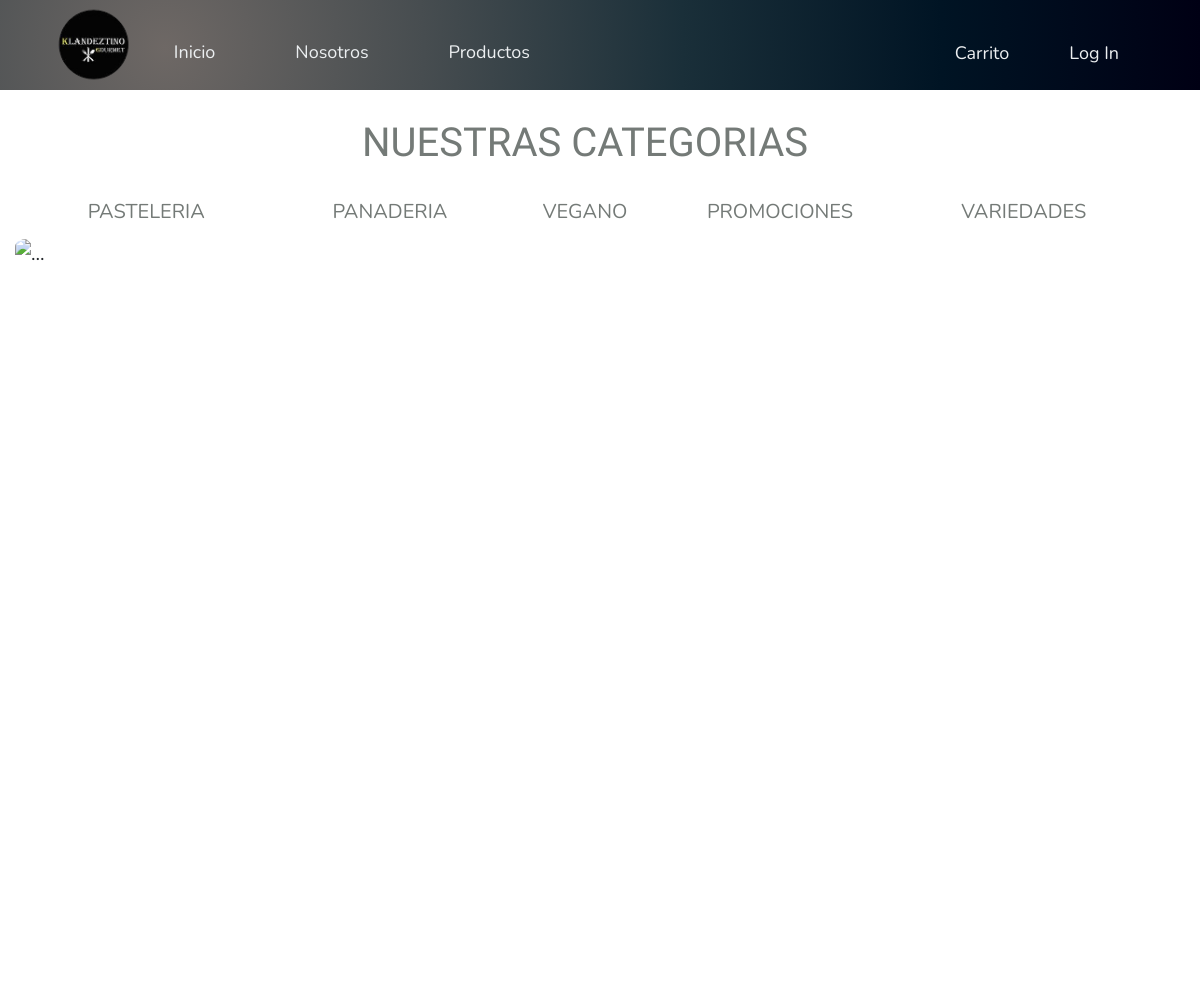
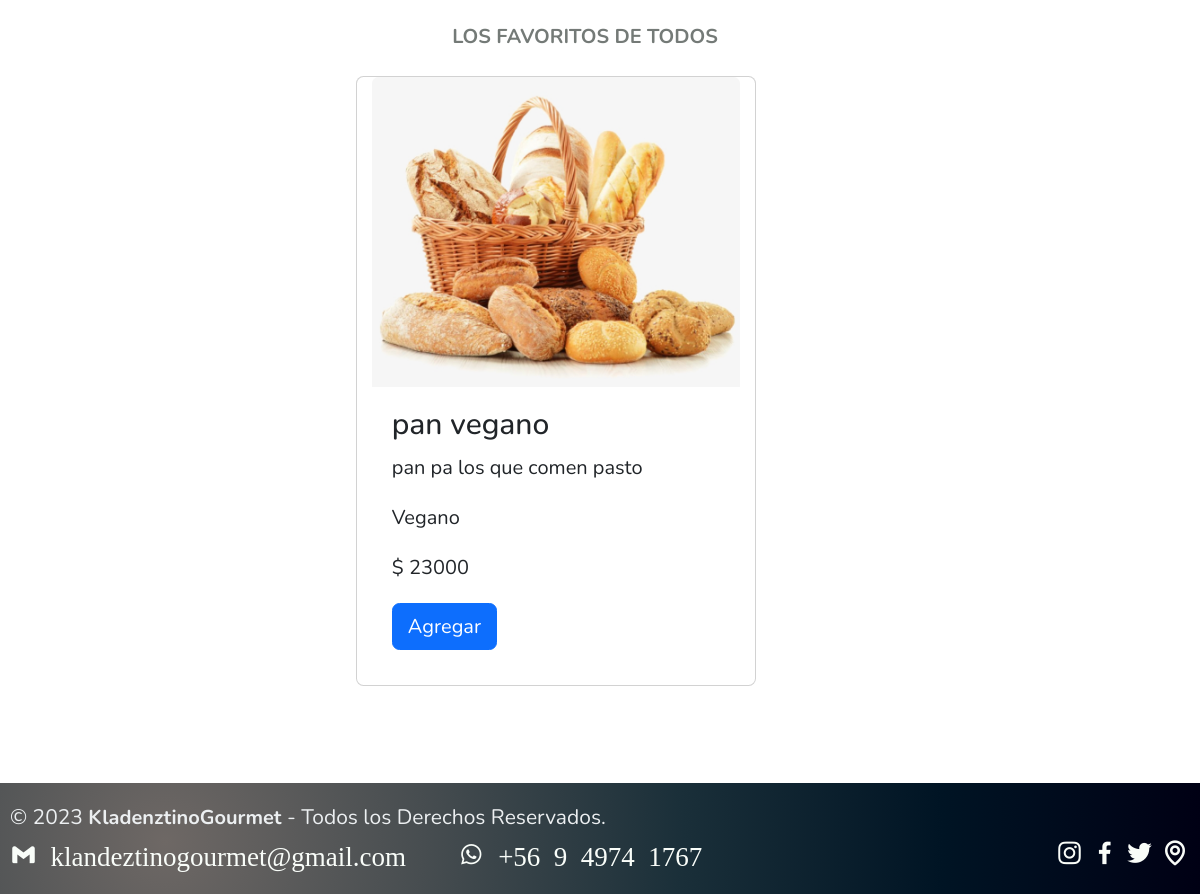
The page / on the database its author committed (2 pictures, top to bottom).
### venta/models.py (models this page shows, shortened)
class Producto(models.Model):
    id_producto             = models.AutoField(db_column='idProducto',primary_key=True)
    nombre_producto         = models.CharField(max_length=40)
    precio_producto         = models.IntegerField()
    stock_producto          = models.IntegerField()
    desc_producto           = models.CharField(max_length=60)
    imagen_producto         = models.ImageField(upload_to='imagenes', null=True)
    favorito_producto       = models.IntegerField()
    id_tipo_producto        = models.ForeignKey('Tipo_producto',on_delete=models.CASCADE,db_column='id_tipo_producto')

class Tipo_producto(models.Model):
    id_tipo_producto        = models.AutoField(db_column='idTipoProducto',primary_key=True)
    desc_tipo_producto      = models.CharField(max_length=20)
    def __str__(self):
        return str(self.desc_tipo_producto)

### venta/views.py (the view)
# urls.py: path('',views.inicio,name='index'),
def inicio(request):
    listado_producto = Producto.objects.all().order_by('precio_producto','nombre_producto')
    listado_producto=listado_producto.filter(favorito_producto=1)
    context = {"producto":listado_producto}
    return render(request,'venta/index.html',context)

### venta/context_processor.py (called while the page is built)
def total_boleta(request):
    total = 0
    if request.user.is_authenticated:
        if "carrito" in request.session.keys():
            for key, value in request.session["carrito"].items():
                total += int(value["acumulado"])
    return {"total_boleta":total}

### venta/templates/venta/index.html (shortened to what this page needs)
<!DOCTYPE html>
<html lang="en">
<head>
    {% load static %}
    <link href="https://cdn.jsdelivr.net/npm/bootstrap@5.3.0/dist/css/bootstrap.min.css" rel="stylesheet">
  <link href='https://unpkg.com/boxicons@2.1.1/css/boxicons.min.css' rel='stylesheet'>
    <link rel="stylesheet" type="text/css" href="{% static 'css/style.css' %}">
<body>
    <nav class="navbar navbar-expand-sm bg-dark navbar-dark header_adm">
        <div class="container-fluid logo">
          <img src="{% static 'img/logo171x177-removebg-preview.png' %}" alt="Logo de la marca">
          <div class="collapse navbar-collapse" id="collapsibleNavbar">
            <ul class="navbar-nav nav-links">
              <li class="nav-item">
                <a class="nav-link" href="#">Inicio</a>
              </li>
              <li class="nav-item">
                <a class="nav-link" href="{% url 'nosotros' %}">Nosotros</a>
              </li>
              <li class="nav-item">
                <a class="nav-link" href="{% url 'productos' %}">Productos</a>
              </li>
              <li class="nav-item dropdown">
              </li>
          </div>
          <div class="collapse navbar-collapse justify-content-end" id="collapsibleNavbar">
            <ul class="navbar-nav nav-links">
              <li class="nav-item">
                <a href="#">Carrito</a>
              </li>
              <li class="nav-item">
                <a href="#">
                        {% if  user.is_authenticated %}
                            Bienvenido {{user.username}}&nbsp;&nbsp;&nbsp;&nbsp;
                            <a href="{% url 'logout'%}">Cerrar Sesion</a>
                        {% else %}
                            <a href="{% url 'login' %}">Log In</a>
                        {% endif %}
                </a></li>
            </ul>
          </div>
        </div>
    </nav>
    <div class="container-fluid row">
        <div class="col-sm-12 col-md-12 col-xl-12 portada">NUESTRAS CATEGORIAS</div>
      </div>
      <div class="container-fluid menu row">
        <div class="col-sm-12 col-md-6 col-xl-3 menu_transision"><a class="menu_sin_lineas" href="{% url 'pasteleria' %}">PASTELERIA</a></div>
        <div class="col-sm-12 col-md-6 col-xl-2 menu_transision"><a class="menu_sin_lineas" href="{% url 'panaderia' %}">PANADERIA</a></div>
        <div class="col-sm-12 col-md-6 col-xl-2 menu_transision"><a class="menu_sin_lineas" href="{% url 'vegano' %}">VEGANO</a></div>
        <div class="col-sm-12 col-md-6 col-xl-2 menu_transision"><a class="menu_sin_lineas" href="{% url 'promociones' %}">PROMOCIONES</a></div>
        <div class="col-sm-12 col-md-12 col-xl-3 menu_transision"><a class="menu_sin_lineas" href="{% url 'variedades' %}">VARIEDADES</a></div>
    </div>
  <div id="demo" class="carousel slide container-fluid carrusel" data-bs-ride="carousel">
    <div class="carousel-indicators">
      <button type="button" data-bs-target="#demo" data-bs-slide-to="0" class="active"></button>
      <button type="button" data-bs-target="#demo" data-bs-slide-to="1"></button>
      <button type="button" data-bs-target="#demo" data-bs-slide-to="2"></button>
    </div>
    <div class="carousel-inner">
      <div class="carousel-item active">
        <img src="{% static 'img/sector-panaderia-scaled.png' %}" alt="..." class="d-block" style="width:100%">
      </div>
    </div>
    <button class="carousel-control-prev" type="button" data-bs-target="#demo" data-bs-slide="prev">
      <span class="carousel-control-prev-icon"></span>
    </button>
    <button class="carousel-control-next" type="button" data-bs-target="#demo" data-bs-slide="next">
      <span class="carousel-control-next-icon"></span>
    </button>
  </div>
  <div class="row container-fluid portada2">
    <div class="col-sm-12 col-md-12 col-xl-12">LOS FAVORITOS DE TODOS</div>
  </div>
  {% if producto %}
        <div class="container-fluid mt-3 row cartas justify-content-center">
            {% for tmp in producto %}
                <div class="card col-sm-12 col-md-6 col-xl-4 menu_transision " style="width:400px">
                <img class="card-img-top" src="{{tmp.imagen_producto.url}}" alt="Card image" style="width:100%">
                    <div class="card-body">
                        <h4 class="card-title">{{tmp.nombre_producto}}</h4>
                        <p class="card-text">{{tmp.desc_producto}}</p>
                        <p class="card-text">{{tmp.id_tipo_producto}}</p>
                        <p class="card-text">$ {{tmp.precio_producto}}</p>
                        <a href="#" class="btn btn-primary">Agregar</a>
                    </div>
                </div>
            {% endfor %}
        </div>
    {% endif %}
  <footer class="pie-pagina">
    <div class="sociales container-fluid">
      <div class="derechos">
        <small>&copy; 2023 <b>KladenztinoGourmet</b> - Todos los Derechos Reservados.</small>
      </div>
      <div>
        <a href="https://mail.google.com/mail/u/0/?tab=rm&ogbl#inbox?compose=new">
        <i class='bx bxl-gmail mail contacto'> klandeztinogourmet@gmail.com</i></a>&nbsp;&nbsp;&nbsp;&nbsp;
        <a href="https://web.whatsapp.com/">
        <i class='bx bxl-whatsapp what contacto'> +56 9 4974 1767</i></a>
      </div>
      <div>
        <a href="https://www.instagram.com/klandeztinogourmet/" target="_blank" class="instagram"><i
          class='bx bxl-instagram insta'></i></a>
        <a href="https://www.facebook.com/people/klandeztinosgourmet/100057114283533/" target="_blank" class="twitter">
        <i class='bx bxl-facebook face'></i></a>
        <a href="https://twitter.com/" target="_blank" class="facebook">
          <i class='bx bxl-twitter twit'></i></a>
        <a href="https://www.google.com/maps/place/Javiera+Carrera+340,+2390242+Valpara%C3%ADso/@-33.0366655,-71.5912342,17z/data=!3m1!4b1!4m6!3m5!1s0x9689e0b6bbcd7a81:0x36ba552cc8703e9d!8m2!3d-33.0366655!4d-71.5912342!16s%2Fg%2F11hbjc_snh?authuser=0"
          target="_blank" class="mapa"> <i class='bx bx-map ubicacion'></i></a>
      </div>
    </div>
  </footer>
</body>
</html>

### venta/static/css/style.css (style rules this page uses)
* { box-sizing: border-box; margin: 0; padding: 0; font-family: 'Nunito', sans-serif; font-size: 20px; }
.header_adm { background-color: #1b3039; background-image: radial-gradient(circle at 13.75% 53.17%, #6e6865 0, #474d50 25%, #1a2f39 50%, #001424 75%, #000014 100%); display: flex; justify-content: flex-end; align-items: center; height: 90px; padding: 5px 3%; }
.header_adm .logo { cursor: pointer; margin-right: auto; }
.header_adm .logo img { height: 80px; width: auto; transition: all 0.3s; }
.header_adm .nav-links { list-style: none; padding-top: 15px; transition: 0.2s; }
.header_adm .nav-links li { display: inline-block; padding: 0 30px; }
.header_adm .nav-links a { font-size: large; color: #eceff1; text-decoration: none; }
.portada { margin-top: 2%; text-align: center; font-family: 'Belanosima', sans-serif; color: #747a77; font-size: 200%; }
.menu { margin-top: 2%; margin-bottom: 1%; text-align: center; font-family: 'Belanosima', sans-serif; }
.menu_sin_lineas { text-decoration: none; color: #747a77; transition: 0.5s; }
div div div img { border-radius: 1%; }
@media only screen and (min-width: 600px) { .carrusel div div img { width: 100%; } }
@media only screen and (min-width: 768px) { .carrusel div div img { width: 100%; } }
@media only screen and (min-width: 992px) { .carrusel div div img { width: 100%; } }
@media only screen and (min-width: 1200px) { .carrusel div div img { height: 95vh; width: 100%; } }
.portada2 { margin-top: 2%; margin-bottom: 2%; text-align: center; font-family: 'Belanosima', sans-serif; font-weight: bold; color: #747a77; font-size: 200%; }
footer { width: 100%; margin-top: 50px; }
footer .sociales { background-color: #1b3039; background-image: radial-gradient(circle at 13.75% 53.17%, #6e6865 0, #474d50 25%, #1a2f39 50%, #001424 75%, #000014 100%); display: flex; flex-direction: row; justify-content: space-between; flex-wrap: wrap; padding: 15px 10px; }
.pie-pagina .sociales a { font-family: 'Nunito', sans-serif; font-size: 150%; color: #f9fdf9; transition: all .5s ease; }
.pie-pagina .sociales .contacto { font-family: 'Nunito', sans-serif; font-size: 90%; color: #f9fdf9; transition: all .5s ease; }
.pie-pagina .sociales i { font-family: 'Nunito', sans-serif; font-size: 100%; color: #f9fdf9; transition: all .5s ease; }
.pie-pagina div .derechos { font-size: x-large; color: #eceff1; text-decoration: none; justify-content: center; }
.cartas div { margin-right: 5%; margin-bottom: 4%; }

### rows shown on the page
Producto: imagen_producto (picture), nombre_producto "pan vegano", desc_producto "pan pa los que comen pasto", id_tipo_producto "Vegano", precio_producto "23000"
